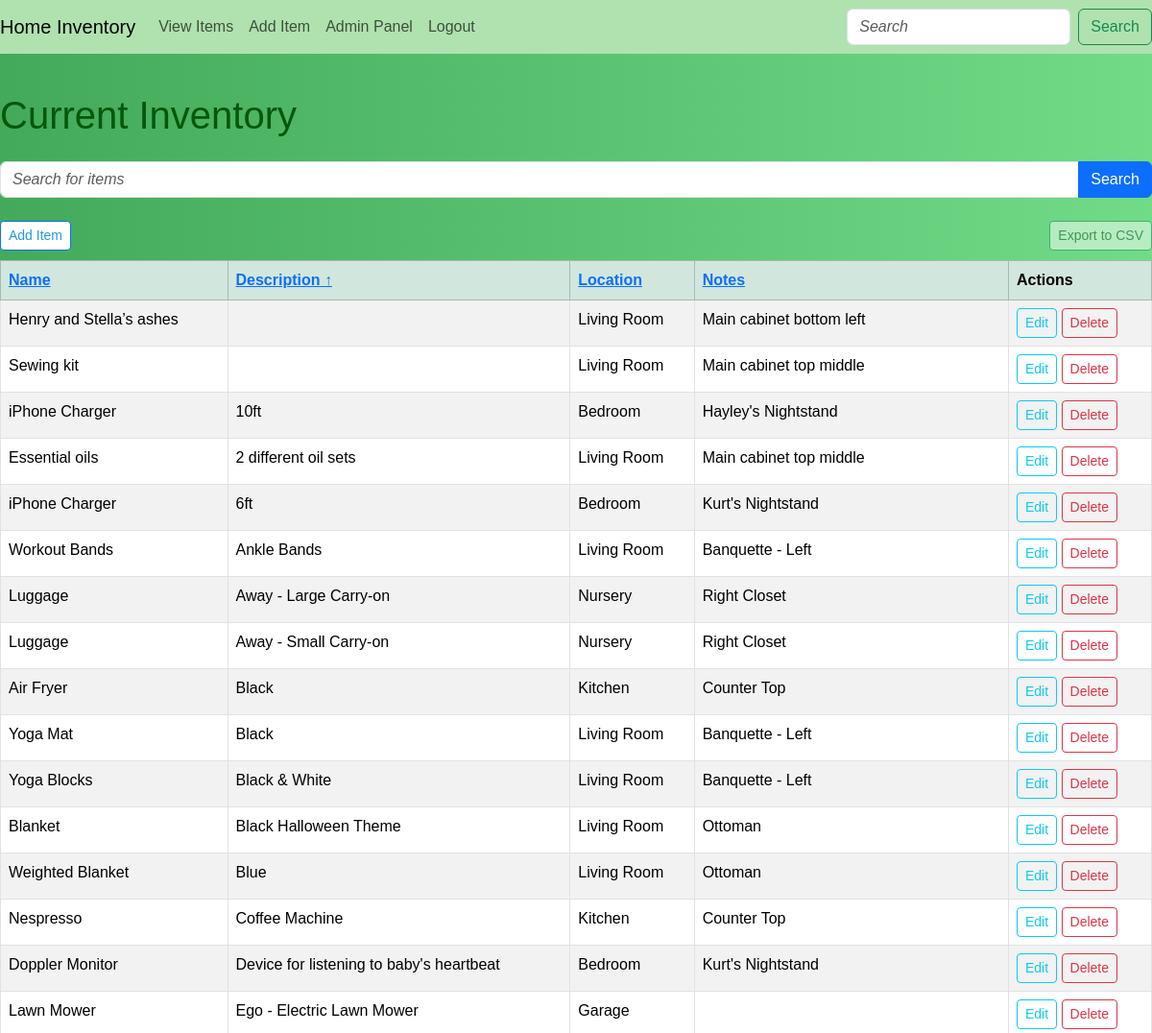
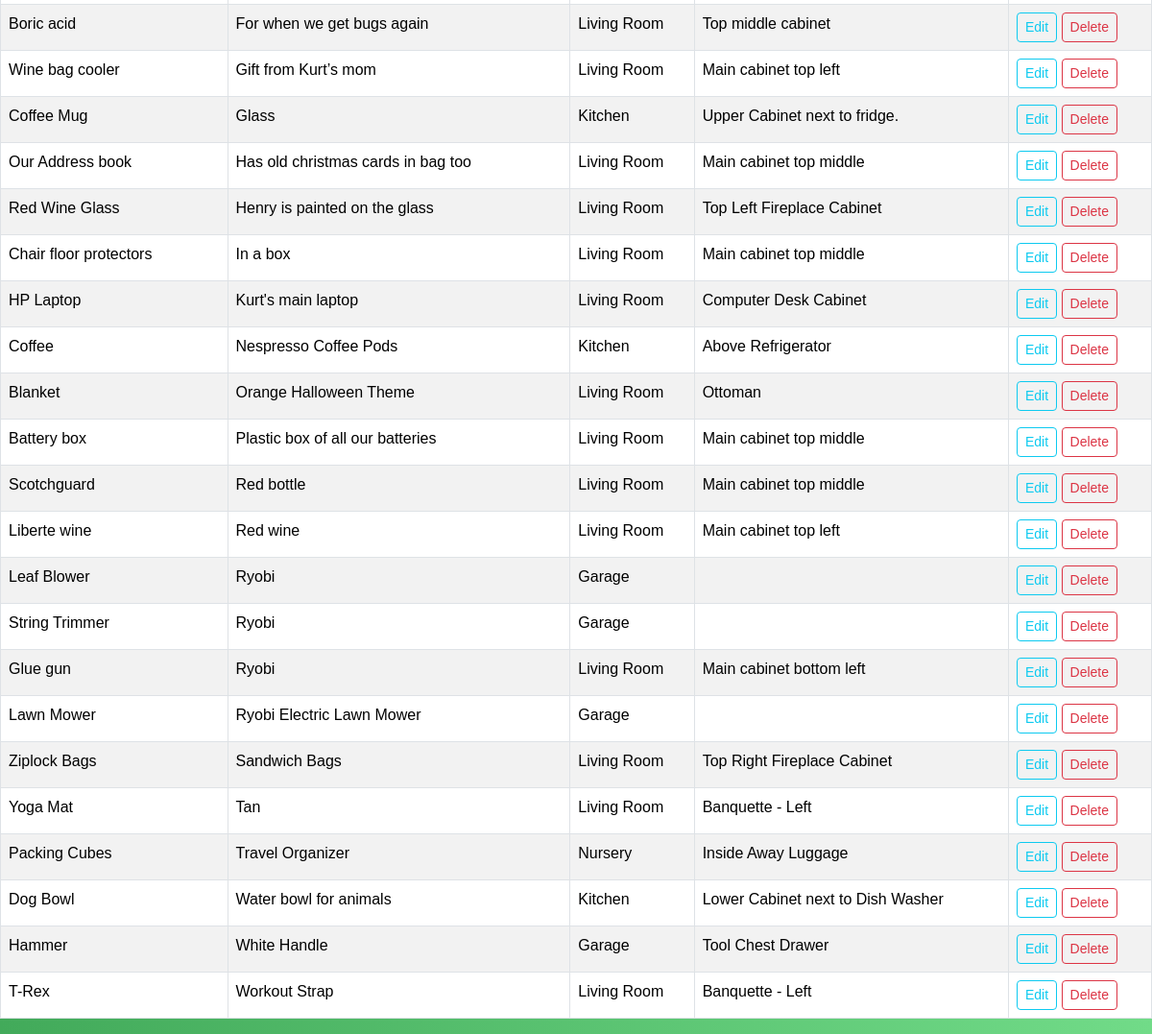
/items?search=&sort_by=description&sort_order=asc (signed in), run on the app's committed database (2 pictures, top to bottom).
### app/models.py (models this page shows, shortened)
class Item(db.Model):
    id = db.Column(db.Integer, primary_key=True)
    name = db.Column(db.String(100), nullable=False)
    description = db.Column(db.String(200), nullable=True)
    location = db.Column(db.String(100), nullable=False)
    notes = db.Column(db.String, nullable=True)

### app/routes.py (the view)
@app.route('/items', methods=['GET', 'POST'])
@login_required
def view_items():
    form = SearchForm()
    search_query = request.args.get('search', '')
    sort_by = request.args.get('sort_by', 'name')
    sort_order = request.args.get('sort_order', 'asc')
    if form.validate_on_submit():
        search_query = form.search.data
    items_query = Item.query.filter(
        (Item.name.contains(search_query)) | (Item.location.contains(search_query)) | (Item.description.contains(search_query)) | (Item.notes.contains(search_query))
    )
    if sort_order == 'asc':
        items_query = items_query.order_by(getattr(Item, sort_by).asc())
    else:
        items_query = items_query.order_by(getattr(Item, sort_by).desc())
    items = items_query.all()
    return render_template('view_items.html', items=items, form=form, sort_by=sort_by, sort_order=sort_order)

### app/forms.py
class SearchForm(FlaskForm):
    search = StringField('Search', validators=[DataRequired()])
    submit = SubmitField('Search')

### app/__init__.py (called while the page is built)
@login_manager.user_loader
def load_user(user_id):
    return models.User.query.get(int(user_id))

### app/templates/view_items.html (shortened to what this page needs)
{% extends "base.html" %}
{% block content %}
<h1 class="mb-4">Current Inventory</h1>
  <form method="GET" action="{{ url_for('view_items') }}" class="mb-4">
    <div class="input-group">
      <input type="text" class="form-control" placeholder="Search for items" name="search" value="{{ request.args.get('search', '') }}">
      <button class="btn btn-primary" type="submit">Search</button>
    </div>
  </form>
  <div class="d-flex justify-content-between" style="margin-bottom: 10px">
    <a href="{{ url_for('add_item') }}" class="btn btn-primary btn-sm" style="--bs-btn-bg: #ffffff; --bs-btn-color: #229ae0;">Add Item</a>
    <a href="{{ url_for('export_items') }}" class="btn btn-success btn-sm opacity-50" style="--bs-btn-bg: #ffffff; --bs-btn-color: #155724;">Export to CSV</a>
  </div>
  <table class="table table-striped table-bordered">
    <thead class="table-success">
      <tr>
        <th>
          <a href="{{ url_for('view_items', search=request.args.get('search', ''), sort_by='name', sort_order='asc' if sort_order == 'desc' or sort_by != 'name' else 'desc') }}">
            Name
          </a>
        </th>
        <th>
          <a href="{{ url_for('view_items', search=request.args.get('search', ''), sort_by='description', sort_order='asc' if sort_order == 'desc' or sort_by != 'description' else 'desc') }}">
            Description
            {% if sort_by == 'description' %}
              {% if sort_order == 'asc' %}
                ↑
              {% else %}
                ↓
              {% endif %}
            {% endif %}
          </a>
        </th>
        <th>
          <a href="{{ url_for('view_items', search=request.args.get('search', ''), sort_by='location', sort_order='asc' if sort_order == 'desc' or sort_by != 'location' else 'desc') }}">
            Location
          </a>
        </th>
        <th>
          <a href="{{ url_for('view_items', search=request.args.get('search', ''), sort_by='notes', sort_order='asc' if sort_order == 'desc' or sort_by != 'notes' else 'desc') }}">
            Notes
          </a>
        </th>
        <th>Actions</th>
      </tr>
    </thead>
    <tbody>
      {% for item in items %}
      <tr>
        <td>{{ item.name }}</td>
        <td>{{ item.description }}</td>
        <td>{{ item.location }}</td>
        <td>{{ item.notes }}</td>
        <td>
          <a href="{{ url_for('edit_item', item_id=item.id) }}" class="btn btn-outline-info btn-sm">Edit</a>
          <form method="POST" action="{{ url_for('delete_item', item_id=item.id) }}" style="display: inline;" onsubmit="return confirmDelete();">
            <button type="submit" class="btn btn-outline-danger btn-sm">Delete</button>
          </form>
        </td>
      </tr>
      {% endfor %}
    </tbody>
  </table>
{% endblock %}

### app/static/styles.css (style rules this page uses)
body { background: linear-gradient(to right, #42aa5a 0%, #71db88 100%); font-family: Arial, sans-serif; }
h1 { color: #04580b; margin-top: 1em; }
input::placeholder, textarea::placeholder { font-style: italic; font-size: 16px; }

### data on the page
Item: name "Henry and Stella’s ashes", location "Living Room", notes "Main cabinet bottom left"
Item: name "Sewing kit", location "Living Room", notes "Main cabinet top middle"
Item: name "iPhone Charger", description "10ft", location "Bedroom", notes "Hayley's Nightstand"
Item: name "Essential oils", description "2 different oil sets", location "Living Room", notes "Main cabinet top middle"
Item: name "iPhone Charger", description "6ft", location "Bedroom", notes "Kurt's Nightstand"
Item: name "Workout Bands", description "Ankle Bands", location "Living Room", notes "Banquette - Left"
Item: name "Luggage", description "Away - Large Carry-on", location "Nursery", notes "Right Closet"
Item: name "Luggage", description "Away - Small Carry-on", location "Nursery", notes "Right Closet"
Item: name "Air Fryer", description "Black", location "Kitchen", notes "Counter Top"
Item: name "Yoga Mat", description "Black", location "Living Room", notes "Banquette - Left"
Item: name "Yoga Blocks", description "Black & White", location "Living Room", notes "Banquette - Left"
Item: name "Blanket", description "Black Halloween Theme", location "Living Room", notes "Ottoman"
Item: name "Weighted Blanket", description "Blue", location "Living Room", notes "Ottoman"
Item: name "Nespresso", description "Coffee Machine", location "Kitchen", notes "Counter Top"
Item: name "Doppler Monitor", description "Device for listening to baby's heartbeat", location "Bedroom", notes "Kurt's Nightstand"
Item: name "Lawn Mower", description "Ego - Electric Lawn Mower", location "Garage"
Item: name "Boric acid", description "For when we get bugs again", location "Living Room", notes "Top middle cabinet"
Item: name "Wine bag cooler", description "Gift from Kurt’s mom", location "Living Room", notes "Main cabinet top left"
Item: name "Coffee Mug", description "Glass", location "Kitchen", notes "Upper Cabinet next to fridge."
Item: name "Our Address book", description "Has old christmas cards in bag too", location "Living Room", notes "Main cabinet top middle"
Item: name "Red Wine Glass", description "Henry is painted on the glass", location "Living Room", notes "Top Left Fireplace Cabinet"
Item: name "Chair floor protectors", description "In a box", location "Living Room", notes "Main cabinet top middle"
Item: name "HP Laptop", description "Kurt's main laptop", location "Living Room", notes "Computer Desk Cabinet"
Item: name "Coffee", description "Nespresso Coffee Pods", location "Kitchen", notes "Above Refrigerator"
Item: name "Blanket", description "Orange Halloween Theme", location "Living Room", notes "Ottoman"
Item: name "Battery box", description "Plastic box of all our batteries", location "Living Room", notes "Main cabinet top middle"
Item: name "Scotchguard", description "Red bottle", location "Living Room", notes "Main cabinet top middle"
Item: name "Liberte wine", description "Red wine", location "Living Room", notes "Main cabinet top left"
Item: name "Leaf Blower", description "Ryobi", location "Garage"
Item: name "String Trimmer", description "Ryobi", location "Garage"
Item: name "Glue gun", description "Ryobi", location "Living Room", notes "Main cabinet bottom left"
Item: name "Lawn Mower", description "Ryobi Electric Lawn Mower", location "Garage"
Item: name "Ziplock Bags", description "Sandwich Bags", location "Living Room", notes "Top Right Fireplace Cabinet"
Item: name "Yoga Mat", description "Tan", location "Living Room", notes "Banquette - Left"
Item: name "Packing Cubes", description "Travel Organizer", location "Nursery", notes "Inside Away Luggage"
Item: name "Dog Bowl", description "Water bowl for animals", location "Kitchen", notes "Lower Cabinet next to Dish Washer"
Item: name "Hammer", description "White Handle", location "Garage", notes "Tool Chest Drawer"
Item: name "T-Rex", description "Workout Strap", location "Living Room", notes "Banquette - Left"
